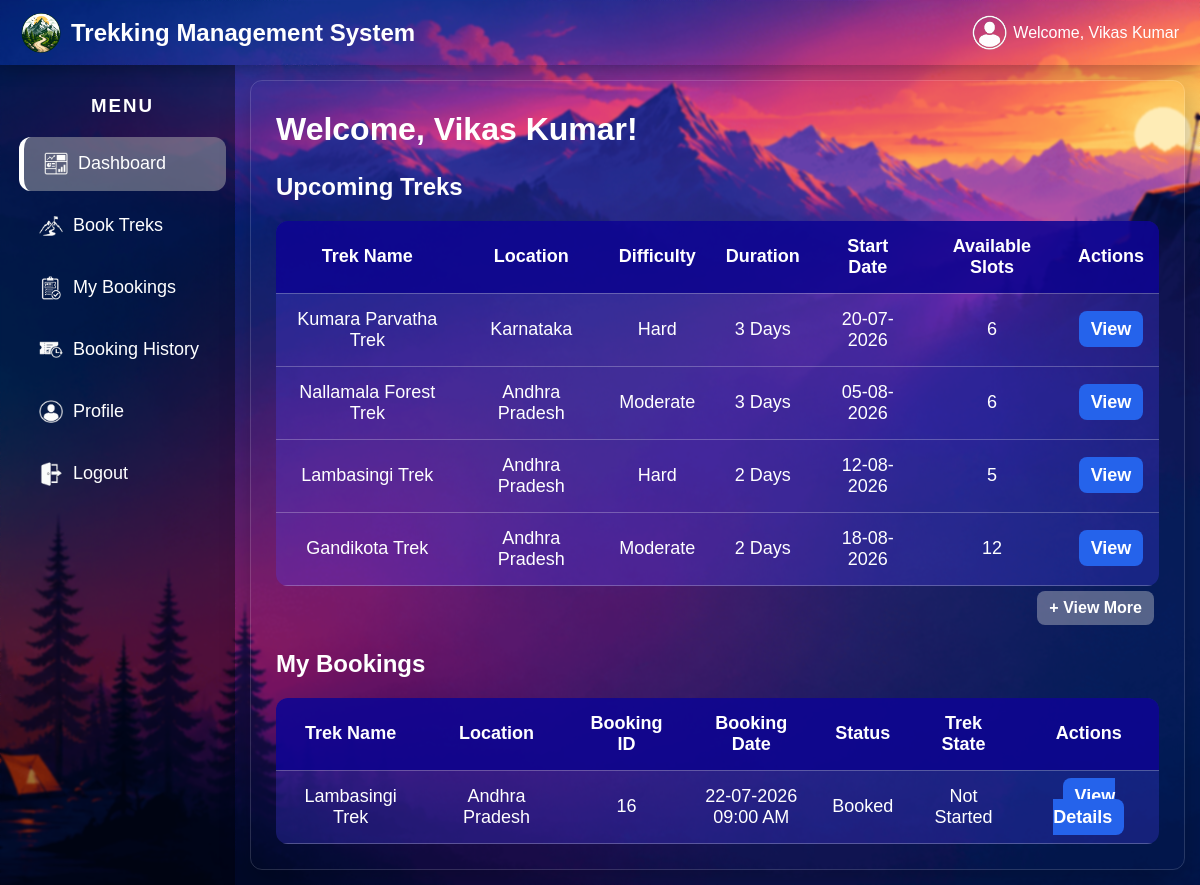
Screenshot of /user_dash (signed in) with the database file from the repository.
### tables this page shows
CREATE TABLE treks(
        id INTEGER PRIMARY KEY AUTOINCREMENT,
        trek_name TEXT NOT NULL,
        location TEXT NOT NULL,
        difficulty TEXT NOT NULL,
        duration INTEGER NOT NULL,
        start_date TEXT NOT NULL,
        end_date TEXT NOT NULL,
        total_slots INTEGER NOT NULL,
        available_slots INTEGER NOT NULL,
        status TEXT DEFAULT 'Open',
        description TEXT,
        image TEXT,
        staff_id INTEGER,
        trek_state TEXT DEFAULT 'Not Started',
        FOREIGN KEY(staff_id) REFERENCES users(id));

CREATE TABLE bookings(
        id INTEGER PRIMARY KEY AUTOINCREMENT,
        user_id INTEGER NOT NULL,
        trek_id INTEGER NOT NULL,
        date TEXT NOT NULL,
        status TEXT NOT NULL,
        booking_state TEXT NOT NULL DEFAULT 'Active',
        booking_state_date TEXT,

        FOREIGN KEY(user_id) REFERENCES users(id),
        FOREIGN KEY(trek_id) REFERENCES treks(id));

### app.py (the view)
@app.route("/user_dash", methods=["GET", "POST"])           #USER DASH ROUTE
def user_dash():
    if "user_id" not in session:
        return redirect("/")
    user_id = session["user_id"]
    user_name = session["user_name"]
    conn = sqlite3.connect("trek.db")
    cursor = conn.cursor()
    cursor.execute(
        """SELECT * FROM treks
        WHERE trek_state='Not Started' AND available_slots > 0 AND status='Open'
        ORDER BY start_date LIMIT 4""")
    treks = cursor.fetchall()
    cursor.execute(
        """SELECT treks.trek_name, treks.location, bookings.id, bookings.date, bookings.booking_state, treks.trek_state
        FROM bookings JOIN treks ON bookings.trek_id = treks.id
        WHERE bookings.user_id=? AND bookings.booking_state='Active' LIMIT 2""", (user_id,)
    )
    bookings = cursor.fetchall()
    conn.close()
    return render_template("user_dash.html", user_id=user_id,
                           user_name=user_name, treks=treks,
                           bookings=bookings, page="dash")

### app.py (called while the page is built)
@app.template_filter("format_date")
def format_date(value):
    if not value:
        return '-'
    if " " in value:
        date = datetime.strptime(value, "%Y-%m-%d %H:%M:%S")
    else:
        date = datetime.strptime(value, "%Y-%m-%d")
    return date.strftime("%d-%m-%Y")

@app.template_filter("format_time")
def format_datetime(value):
    if not value:
        return ''
    return datetime.strptime(value, "%Y-%m-%d %H:%M:%S").strftime("%I:%M %p")

### templates/user_dash.html (shortened to what this page needs)
{% extends "base_user.html" %}
{% block content %}
    <div class="glass-card">
        <h1>Welcome, {{user_name}}!</h1>
        <h2>Upcoming Treks</h2>
        <table>
            <tr>
                <th>Trek Name</th>
                <th>Location</th>
                <th>Difficulty</th>
                <th>Duration</th>
                <th>Start Date</th>
                <th>Available Slots</th>
                <th>Actions</th>
            </tr>
            {% for trek in treks %}
            <tr>
                <td>{{trek[1]}}</td>
                <td>{{trek[2]}}</td>
                <td>{{trek[3]}}</td>
                <td>{{trek[4]}} Days</td>
                <td>{{trek[5] | format_date}}</td>
                <td>{{trek[8]}}</td>
                <td>
                    <a href="/user_trek_booking/{{trek[0]}}" class="update-btn">
                        View
                    </a>
                </td>
            </tr>
            {% endfor %}
        </table>
        <div class="view_more">
            <a href="/user_book_treks">+ View More</a>
        </div>
        <h2>My Bookings</h2>
        <table>
            <tr>
                <th>Trek Name</th>
                <th>Location</th>
                <th>Booking ID</th>
                <th>Booking Date</th>
                <th>Status</th>
                <th>Trek State</th>
                <th>Actions</th>
            </tr>
            {% for booking in bookings %}
            <tr>
                <td>{{booking[0]}}</td>
                <td>{{booking[1]}}</td>
                <td>{{booking[2]}}</td>
                <td>{{booking[3] | format_date}} <br>{{booking[3] | format_time}}</td>
                <td>
                    {% if booking[4] == 'Active' %}
                        Booked
                    {% endif %}
                </td>
                <td>{{booking[5]}}</td>
                <td>
                    <a href="/user_booking_details/{{booking[2]}}" class="update-btn">
                        View Details
                    </a>
                </td>
            </tr>
            {% endfor %}
        </table>
    </div>
{% endblock %}

### static/css/user_dash_style.css (style rules this page uses)
* { box-sizing: border-box ; color: white; font-family: Arial, Helvetica, sans-serif; }
body { margin:0; padding:0; background-image:url("/static/images/background1.png"); background-size:cover; background-position:center; background-repeat:no-repeat; background-attachment:fixed; }
.content h1 { margin: 5px 0; color: white; }
.glass-card { height: calc(100vh - 95px); width: 100%; display: flex; flex-direction: column; background: transparent; border-radius:12px; padding:25px; border:1px solid rgba(255,255,255,.15); box-shadow:0 10px 30px rgba(0,0,0,.25); overflow-y: auto; }
.content table { width:100%; margin-top:0px; border-collapse:collapse; overflow:hidden; border-radius:12px; background:rgba(77, 64, 255, 0.264); color:white; font-size: 18px; }
.content th { padding:15px; background:rgba(11, 2, 141, 0.826); font-size:18px; text-align:center; }
.content td { padding:15px; text-align:center; border-bottom:1px solid rgba(255, 255, 255, 0.252); border-top:1px solid rgba(255, 255, 255, 0.252); }
.update-btn { text-decoration: none; color: white; background: #2563eb; padding: 8px 12px; width: 70px; text-align: center; border-radius: 8px; font-weight: bold; transition: 0.3s; }
.view_more { display: flex; justify-content: flex-end; }
.view_more a { margin: 5px; padding: 8px 12px; color: rgb(255, 255, 255); background: rgba(221, 221, 221, 0.371); border-radius: 8px; text-decoration: none; font-weight: bold; }

### rows the page displays
treks: trek_name "Kumara Parvatha Trek", location "Karnataka", difficulty "Hard", duration "3", start_date "20-07-2026", available_slots "6"
treks: trek_name "Nallamala Forest Trek", location "Andhra Pradesh", difficulty "Moderate", duration "3", start_date "05-08-2026", available_slots "6"
treks: trek_name "Lambasingi Trek", location "Andhra Pradesh", difficulty "Hard", duration "2", start_date "12-08-2026", available_slots "5"
treks: trek_name "Gandikota Trek", location "Andhra Pradesh", difficulty "Moderate", duration "2", start_date "18-08-2026", available_slots "12"
bookings: trek_name "Lambasingi Trek", location "Andhra Pradesh", id "16", date "22-07-2026", date "09:00 AM", booking_state "Booked", trek_state "Not Started"

### other values shown
{{ user_name }} "Vikas Kumar"
